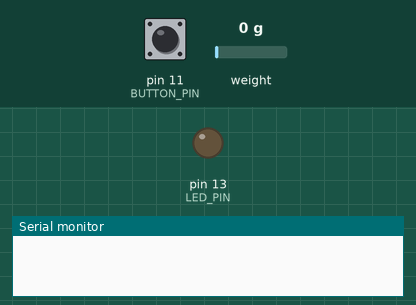
A sketch run on a simulated Arduino Uno, built with avr-gcc and run on an emulated ATmega328P. On the bench: output pins drawn as LEDs (lit = HIGH), the last lines printed to the serial monitor. Inputs (shaded band) come from the test bench; at power-on: pin 11 (BUTTON_PIN) HIGH, weight on the scale 0 g.

Above: at 2.2 s.
2.3 s: pin 11 (BUTTON_PIN) pulled LOW for 3.2 s
At 6.6 s:
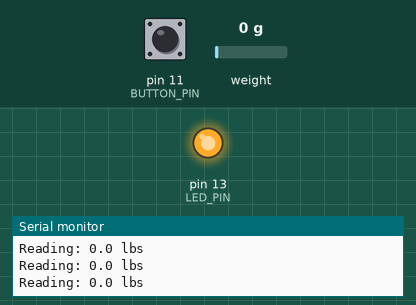
7.0 s: pin 11 (BUTTON_PIN) pulled LOW for 0.15 s
Timing chart, 0 to 10.0 s (numbered marks = the images above; inputs shaded):
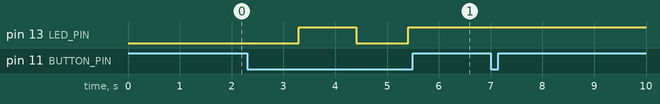

The sketch:

AmplifierReader.ino
```cpp
#include "HX711.h"

#define calibration_factor -7050.0 //This value is obtained using the SparkFun_HX711_Calibration sketch

#define DOUT 1
#define CLK 0
#define LED_PIN 13
#define BUTTON_PIN 11


//debouncing variables
int elapsedTime = 0;
bool checking = false;
int pressTime = 1000;

//state variables
const int states = 2;
int state = 0;
/*  state 0 -> No Recording
 *  state 1 -> Recording
 */


HX711 scale;


void setup() {
  // put your setup code here, to run once:
  Serial.begin(9600);
  pinMode(LED_PIN, OUTPUT);
  pinMode(BUTTON_PIN, INPUT_PULLUP);

  scale.begin(DOUT, CLK);
  scale.set_scale(calibration_factor); //This value is obtained by using the SparkFun_HX711_Calibration sketch
  scale.tare();  //Assuming there is no weight on the scale at start up, reset the scale to 0

}

void loop() {


  checkButton();


  switch (state){
    case 0:
      normal();
      break;
    case 1:
      record();
      break;
    default:
      Serial.println("Case Error");
      break;
  }
}


void record(){

  digitalWrite(LED_PIN, HIGH);

  Serial.print("Reading: ");
  Serial.print(scale.get_units(), 1); //scale.get_units() returns a float
  Serial.print(" lbs"); //You can change this to kg but you'll need to refactor the calibration_factor
  Serial.println();

}


void normal(){
  digitalWrite(LED_PIN, LOW);
}

void checkButton(){
   if (!digitalRead(BUTTON_PIN)){
    if (!checking)
    {
      elapsedTime = millis();
      checking = true;
    }
    else
    {
      if (millis() - elapsedTime> pressTime) {
        if (!digitalRead(BUTTON_PIN)){
          Serial.println("switched");

          incrementState();

          checking = false;
        }
      }
    }
  }
  else if (checking && millis() - elapsedTime> pressTime)
  {
    Serial.println("bypass");
    checking = false;
  }
}


void incrementState(){
  state = (state +1)%states;
}
```

Measured:
- after the input at 2.3 s, pin 13 (LED_PIN): LOW → HIGH after 1.0 s, → LOW 1.1 s later, → HIGH 1.0 s later
